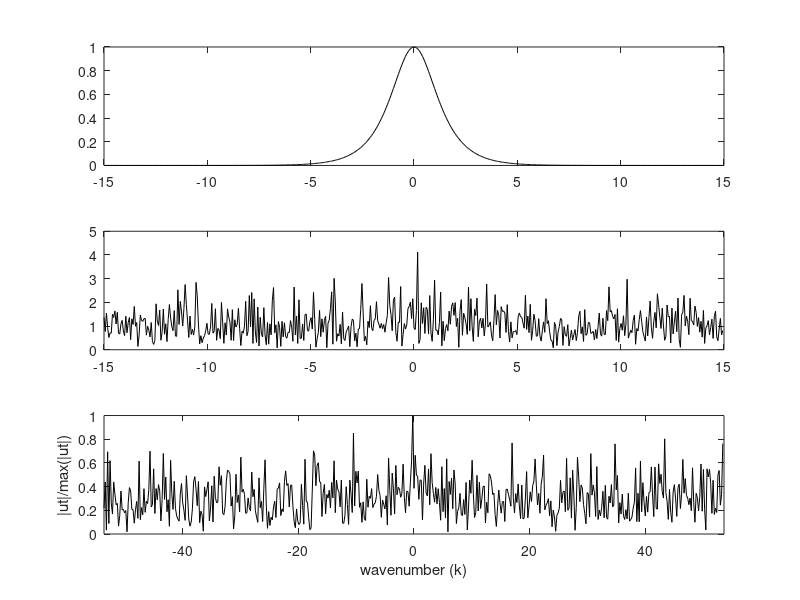
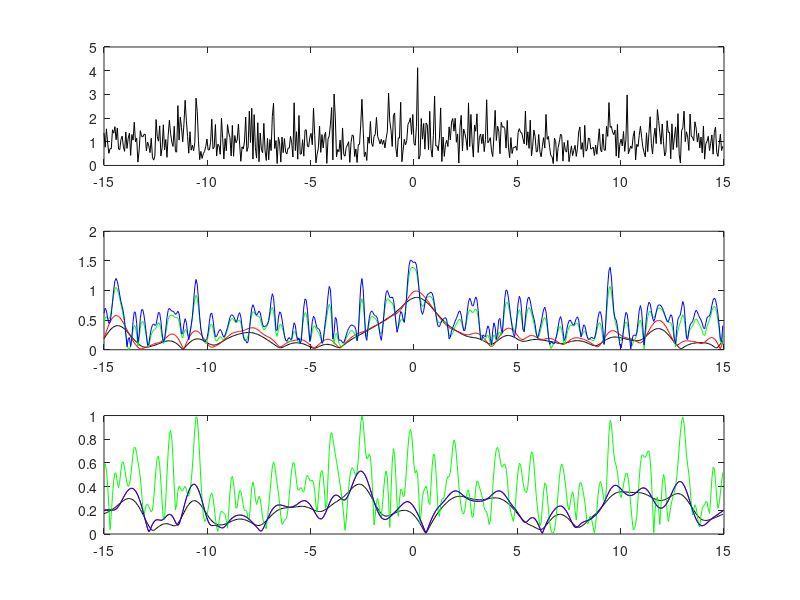
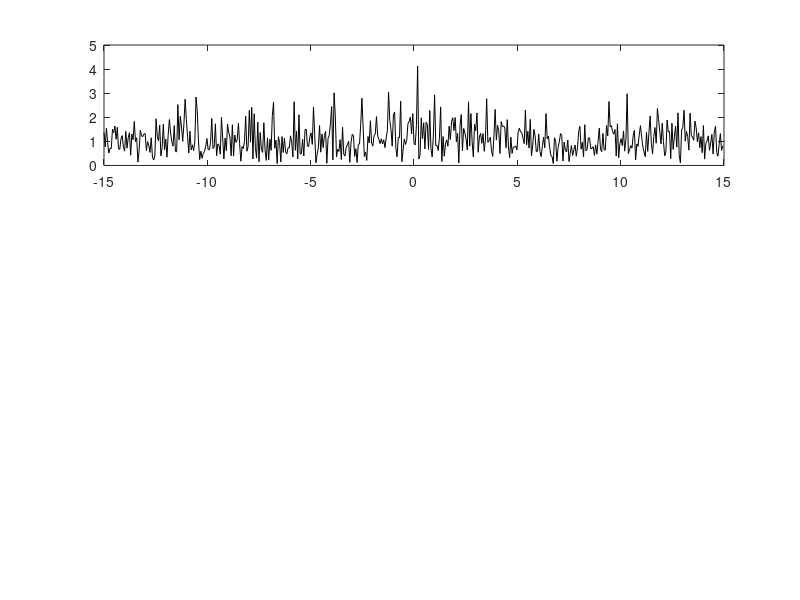

Source code (MATLAB) for these figures, in order:
function w12_lecture_1_fft_sech
% winter 12 lecture on fft
clear all; close all; clc;

L = 30;
n = 512;

t2 = linspace(-L/2, L/2, n+1); t = t2(1:n);
k  = (2*pi/L) * [0:(n/2-1) (-n/2):-1] ;
u = sech(t); %signal, need coherent frequency components to generate signals
% noise by definition doesn't have coherent frequency components
figure(1), subplot(3,1,1), plot(t, u, 'k'); hold on;

ut = fft(u); 

% add noise to frequency domain to simulate white noise
noise = 20;
utn = ut + noise * (randn(1,n) + i * randn(1,n));
un = ifft(utn);
figure(1), subplot(3,1,2), plot(t, abs(un), 'k'); hold on;
figure(1), subplot(3,1,3), plot(fftshift(k), abs(fftshift(utn))/max(abs(fftshift(utn))), 'k')
axis([-2*pi/L*n/2, 2*pi/L*n/2, 0, 1])
xlabel('wavenumber (k)')
ylabel('|ut|/max(|ut|)')

filter = exp(-0.2*(k).^2);
unft = filter .* utn;
unf = ifft(unft);

figure(2), subplot(3,1,1), plot(t, abs(un), 'k'); hold on;
figure(2), subplot(3,1,2), plot(t, abs(unf), 'k'); hold on;

% filter at other frequency position 
filter = exp(-0.2*(k+10).^2);
unft = filter .* utn;
unf = ifft(unft);
figure(2), subplot(3,1,3), plot(t, abs(unf), 'k');hold on;

% shaper filter
filter = exp(-0.1*(k).^2);
unft = filter .* utn;
unf = ifft(unft);

figure(3), subplot(3,1,1), plot(t, abs(un), 'k'); hold on;
figure(2), subplot(3,1,2), plot(t, abs(unf), 'r'); hold on;

% filter at other frequency position 
filter = exp(-0.1*(k+10).^2);
unft = filter .* utn;
unf = ifft(unft);
figure(2), subplot(3,1,3), plot(t, abs(unf), 'r'); hold on;

% even shaper filter
filter = exp(-0.01*(k).^2);
unft = filter .* utn;
unf = ifft(unft);

figure(2), subplot(3,1,2), plot(t, abs(unf), 'g'); hold on;

% filter at other frequency position 
filter = exp(-0.01*(k+10).^2);
unft = filter .* utn;
unf = ifft(unft);
figure(2), subplot(3,1,3), plot(t, abs(unf), 'g'); hold on;

% change filter shape
filter = sech(-0.01*(k).^2);
unft = filter .* utn;
unf = ifft(unft);

figure(2), subplot(3,1,2), plot(t, abs(unf), 'b'); hold on;

% filter at other frequency position 
filter = exp(-0.1*(k+10).^2);
unft = filter .* utn;
unf = ifft(unft);
figure(2), subplot(3,1,3), plot(t, abs(unf), 'b'); hold on;


end